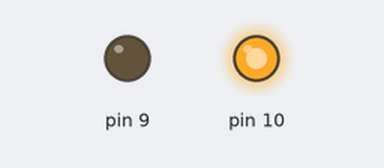
The sketch below on a simulated Arduino Pro Mini, built with avr-gcc and run on an emulated ATmega328P. Parts: output pins drawn as LEDs (lit = HIGH). What the sketch prints to the serial monitor is not drawn.

Above: at 0.05 s.
At 10.0 s:
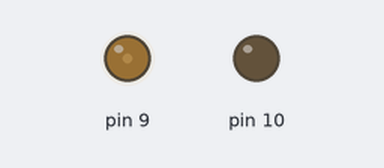
Timing chart, 0 to 13.0 s (numbered marks = the images above):
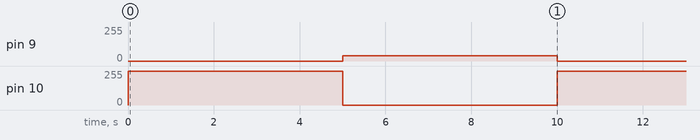

Measured:
- by itself, pin 9: alternates 39/255 for 5.0 s and 0/255 for 5.0 s
- by itself, pin 10: alternates 253/255 for 5.0 s and 0/255 for 5.0 s

The sketch:

Fan_test_16bit.ino
```cpp
// (licence header left out)
// Values for 16MHz
const uint16_t Servo_angle [256]  ={ //  +/-90 degrees
85,85,85,85,85,85,85,85,85,85,85,85,85,85,85,85, // 0...15
108,108,108,108,108,108,108,108,108,108,108,108,108,108,108,108, // 16...31 0.9ms pulse(108)
119,119,119,119,119,119,119,119,119,119,119,119,119,119,119,119, // 32...47
131,131,131,131,131,131,131,131,131,131,131,131,131,131,131,131, // 48...63
142,142,142,142,142,142,142,142,142,142,142,142,142,142,142,142, // 64...79
154,154,154,154,154,154,154,154,154,154,154,154,154,154,154,154, // 80...95
165,165,165,165,165,165,165,165,165,165,165,165,165,165,165,165, // 96...111
177,177,177,177,177,177,177,177,177,177,177,177,188,188,188,188, // center - 1.5ms pulse (188) 112...127
188,188,188,188,198,198,198,198,198,198,198,198,198,198,198,198, // 128...143
208,208,208,208,208,208,208,208,208,208,208,208,208,208,208,208, // 143...159
218,218,218,218,218,218,218,218,218,218,218,218,218,218,218,218, // 160...175
228,228,228,228,228,228,228,228,228,228,228,228,228,228,228,228, // 175...191
238,238,238,238,238,238,238,238,238,238,238,238,238,238,238,238, // 192...207
248,248,248,248,248,248,248,248,248,248,248,248,248,248,248,248, // 208...223
270,270,270,270,270,270,270,270,270,270,270,270,270,270,270,270, // 224...239
290,290,290,290,290,290,290,290,290,290,290,290,290,290,290,290  // 240...255
};


void setup() {
  Serial.begin(9600);
  setupPWM16();
}

uint16_t icr = 0xffff;

void loop() {
  Serial.println("*");

  {
    analogWrite16(14, 65000);
    analogWrite16(13,00);
    delay(5000);
    analogWrite16(14, 0);
    analogWrite16(13, 10000);
    delay(5000);

  }
}

void setupPWM16() {
  DDRB  |= _BV(PB1) | _BV(PB2);       /* set pins as outputs */
  TCCR1A = _BV(COM1A1) | _BV(COM1B1)  /* non-inverting PWM */
        | _BV(WGM11);                 /* mode 14: fast PWM, TOP=ICR1 */
  TCCR1B = _BV(WGM13) | _BV(WGM12)
        | _BV(CS10);                  /* prescaler 1 */
  ICR1 = icr;                         /* TOP counter value (freeing OCR1A*/
}

/* Comments about the setup
  Changing ICR1 will effect the amount of bits of resolution.
  ICR1 = 0xffff; (65535) 16-bit resolution
  ICR1 = 0x7FFF; (32767) 15-bit resolution
  ICR1 = 0x3FFF; (16383) 14-bit resolution etc....

  Changing the prescaler will effect the frequency of the PWM signal.
  Frequency[Hz}=CPU/(ICR1+1) where in this case CPU=16 MHz
  16-bit PWM will be>>> 16000000/(65535+1)=244,14Hz
*/

/* 16-bit version of analogWrite(). Works only on pins 9 and 10. */
void analogWrite16(uint8_t pin, uint16_t val)
{
  switch (pin) {
    case 13: OCR1A = val; break;
    case 14: OCR1B = val; break;
  }
}
```
